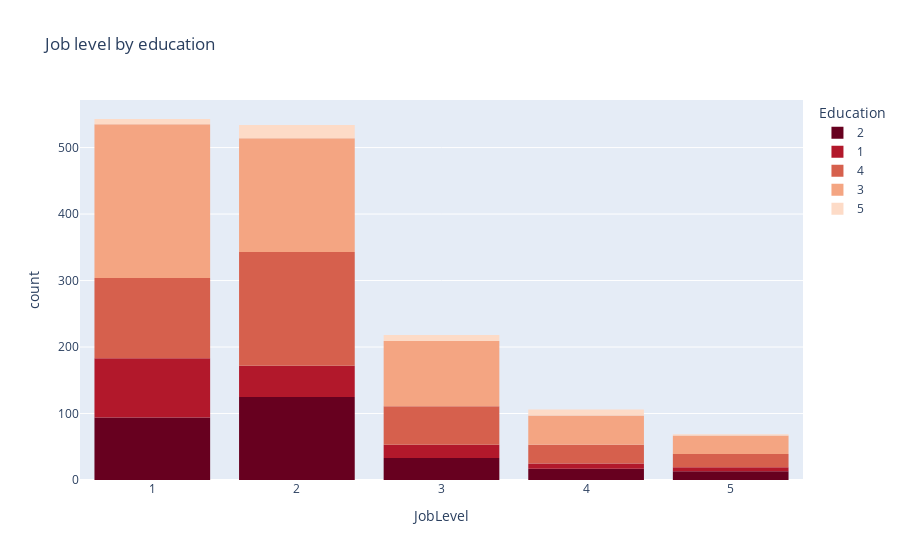

Here is the notebook cell this chart was saved with:
### Markdown cell above
We can see that relationship satisfaction doen's affect much to employee attrition.

### Code cell
fig = px.histogram(df, x='JobLevel', color='Education',
                   title='Job level by education', color_discrete_sequence=px.colors.sequential.RdBu)
fig.update_layout(bargap=0.2)
fig.show()

### Figure 1 — Plotly figure (JSON) as saved in the notebook; plotly's stock layout.template omitted (floating-point values rounded to 4 significant figures; data arrays with more than 128 entries replaced by an {"elided": "..."} marker saying what was removed)
{"data": [{"alignmentgroup": "True", "bingroup": "x", "hovertemplate": "Education=2<br>JobLevel=%{x}<br>count=%{y}<extra></extra>", "legendgroup": "2", "marker": {"color": "rgb(103,0,31)", "pattern": {"shape": ""}}, "name": "2", "offsetgroup": "2", "orientation": "v", "showlegend": true, "type": "histogram", "x": {"elided": "282 int values"}, "xaxis": "x", "yaxis": "y"}, {"alignmentgroup": "True", "bingroup": "x", "hovertemplate": "Education=1<br>JobLevel=%{x}<br>count=%{y}<extra></extra>", "legendgroup": "1", "marker": {"color": "rgb(178,24,43)", "pattern": {"shape": ""}}, "name": "1", "offsetgroup": "1", "orientation": "v", "showlegend": true, "type": "histogram", "x": {"elided": "170 int values"}, "xaxis": "x", "yaxis": "y"}, {"alignmentgroup": "True", "bingroup": "x", "hovertemplate": "Education=4<br>JobLevel=%{x}<br>count=%{y}<extra></extra>", "legendgroup": "4", "marker": {"color": "rgb(214,96,77)", "pattern": {"shape": ""}}, "name": "4", "offsetgroup": "4", "orientation": "v", "showlegend": true, "type": "histogram", "x": {"elided": "398 int values"}, "xaxis": "x", "yaxis": "y"}, {"alignmentgroup": "True", "bingroup": "x", "hovertemplate": "Education=3<br>JobLevel=%{x}<br>count=%{y}<extra></extra>", "legendgroup": "3", "marker": {"color": "rgb(244,165,130)", "pattern": {"shape": ""}}, "name": "3", "offsetgroup": "3", "orientation": "v", "showlegend": true, "type": "histogram", "x": {"elided": "572 int values"}, "xaxis": "x", "yaxis": "y"}, {"alignmentgroup": "True", "bingroup": "x", "hovertemplate": "Education=5<br>JobLevel=%{x}<br>count=%{y}<extra></extra>", "legendgroup": "5", "marker": {"color": "rgb(253,219,199)", "pattern": {"shape": ""}}, "name": "5", "offsetgroup": "5", "orientation": "v", "showlegend": true, "type": "histogram", "x": [2, 3, 2, 2, 3, 1, 2, 5, 1, 4, 2, 2, 1, 2, 4, 4, 4, 2, 1, 2, 1, 2, 3, 3, 1, 2, 3, 3, 4, 2, 1, 3, 2, 2, 4, 3, 5, 4, 2, 2, 2, 2, 4, 3, 4, 2, 1, 2], "xaxis": "x", "yaxis": "y"}], "layout": {"bargap": 0.2, "barmode": "relative", "legend": {"title": {"text": "Education"}, "tracegroupgap": 0}, "title": {"text": "Job level by education"}, "xaxis": {"anchor": "y", "domain": [0, 1], "title": {"text": "JobLevel"}}, "yaxis": {"anchor": "x", "domain": [0, 1], "title": {"text": "count"}}}}
